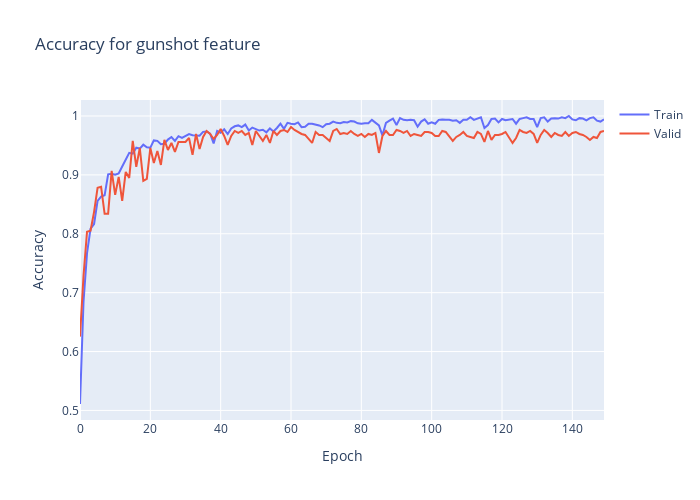

Write notebook code for a chart like this one.
### Code cell
import plotly.graph_objects as go
plt.clf()
fig = go.Figure()
fig.add_trace(go.Scatter(
                    y=history.history['gunshot_output_accuracy'],
                    name='Train'))
fig.add_trace(go.Scatter(
                    y=history.history['val_gunshot_output_accuracy'],
                    name='Valid'))
fig.update_layout(height=500, 
                  width=700,
                  title='Accuracy for gunshot feature',
                  xaxis_title='Epoch',
                  yaxis_title='Accuracy')
fig.show()

### Figure 1 — Plotly figure (JSON) as saved in the notebook; plotly's stock layout.template omitted (floating-point values rounded to 4 significant figures; data arrays with more than 128 entries replaced by an {"elided": "..."} marker saying what was removed)
{"data": [{"name": "Train", "type": "scatter", "y": {"elided": "150 float values"}}, {"name": "Valid", "type": "scatter", "y": {"elided": "150 float values"}}], "layout": {"height": 500, "title": {"text": "Accuracy for gunshot feature"}, "width": 700, "xaxis": {"title": {"text": "Epoch"}}, "yaxis": {"title": {"text": "Accuracy"}}}}
